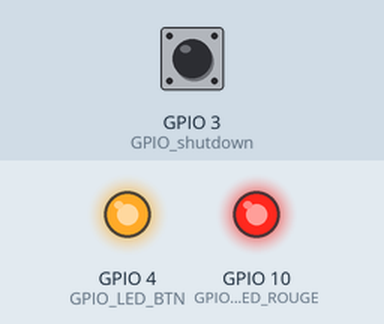
Simulated run of this program. Board: Raspberry Pi (BCM pin numbers). Parts: output pins drawn as LEDs (lit = HIGH). Inputs (shaded band) come from the test bench; at power-on: GPIO 3 (GPIO_shutdown) HIGH. The run ends when the program shuts the computer down; the clock reads 2024-03-15 10:24:30 at power-on unless the program sets it; what the program prints to the terminal is not drawn. At 3.4 s the program puts the board to deep sleep or switches it off; the recording ends there.

Above: at 1.2 s.
1.3 s: GPIO 3 (GPIO_shutdown) pulled LOW for 3.2 s
Timing chart, 0 to 3.4 s (numbered marks = the images above; inputs shaded):
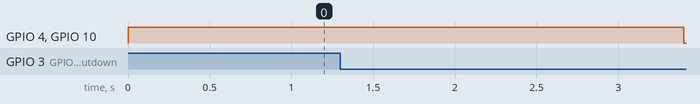

Measured:
- after the input at 1.3 s, GPIO 4 (GPIO_LED_BTN), GPIO 10 (GPIO_LED_ROUGE): HIGH → LOW after 2.1 s

The program:

shutdownBtn.py
```python
#!/usr/bin/env python2.7
# -*- coding: utf-8 -*-
import RPi.GPIO as GPIO
import time as time
import os
import signal
# Define mode to access GPIO pins
GPIO.setmode(GPIO.BCM)
GPIO.cleanup()
# pin id for the shutdown button
GPIO_shutdown=3
GPIO_LED_BTN=4
GPIO_LED_VERTE=27
GPIO_LED_ROUGE=10

# GPIO_shutdown will be an input pin
GPIO.setup(GPIO_shutdown, GPIO.IN, pull_up_down=GPIO.PUD_UP)

# GPIO_LED will be an output pin
GPIO.setup(GPIO_LED_BTN, GPIO.OUT)
GPIO.setup(GPIO_LED_ROUGE, GPIO.OUT)
GPIO.output(GPIO_LED_BTN, GPIO.HIGH)
GPIO.output(GPIO_LED_ROUGE, GPIO.HIGH)

# Handler to stop the process
def signal_handler(signal, frame):
    GPIO.cleanup()
    exit(0)

# Define what to do when the shutdown button is pressed
def funcShutdown(channel):
    start_time = time.time()
    intSeconds = 0
    # How long to wait for the button
    maxWaitPushButton = 2
    while intSeconds < maxWaitPushButton and GPIO.input(channel) == GPIO.LOW :
         intSeconds = time.time() - start_time
         time.sleep(0.1)
    if intSeconds >= maxWaitPushButton:
        GPIO.output(GPIO_LED_BTN, GPIO.LOW)
	GPIO.output(GPIO_LED_ROUGE, GPIO.LOW)
        GPIO.cleanup()
        os.system('sudo halt')
        #exit()

# Add a signal handler for the SIGTERM signal
signal.signal(signal.SIGTERM, signal_handler)
# Wait for the shutdown button to be pressed
GPIO.add_event_detect(GPIO_shutdown, GPIO.FALLING, callback=funcShutdown, bouncetime=300)

# Loop
while 1:
    time.sleep(0.2)
```
